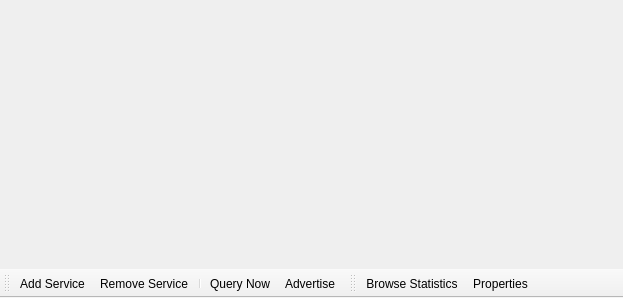
<?xml version="1.0" encoding="UTF-8"?>
<ui version="4.0">
 <class>CWidgetDiscovery</class>
 <widget class="QMainWindow" name="WidgetDiscovery">
  <property name="geometry">
   <rect>
    <x>0</x>
    <y>0</y>
    <width>623</width>
    <height>298</height>
   </rect>
  </property>
  <property name="windowTitle">
   <string>Discovery</string>
  </property>
  <property name="windowIcon">
   <iconset resource="../Resource.qrc">
    <normaloff>:/Resource/Network/Discovery.png</normaloff>:/Resource/Network/Discovery.png</iconset>
  </property>
  <widget class="QWidget" name="centralwidget">
   <layout class="QVBoxLayout" name="verticalLayoutDiscoveryTable">
    <property name="spacing">
     <number>0</number>
    </property>
    <property name="leftMargin">
     <number>0</number>
    </property>
    <property name="topMargin">
     <number>0</number>
    </property>
    <property name="rightMargin">
     <number>0</number>
    </property>
    <property name="bottomMargin">
     <number>0</number>
    </property>
   </layout>
  </widget>
  <widget class="QToolBar" name="toolBarControls">
   <property name="contextMenuPolicy">
    <enum>Qt::PreventContextMenu</enum>
   </property>
   <property name="windowTitle">
    <string>toolBar_2</string>
   </property>
   <property name="iconSize">
    <size>
     <width>16</width>
     <height>16</height>
    </size>
   </property>
   <property name="toolButtonStyle">
    <enum>Qt::ToolButtonTextBesideIcon</enum>
   </property>
   <property name="floatable">
    <bool>false</bool>
   </property>
   <attribute name="toolBarArea">
    <enum>BottomToolBarArea</enum>
   </attribute>
   <attribute name="toolBarBreak">
    <bool>false</bool>
   </attribute>
   <addaction name="actionDiscoveryAddService"/>
   <addaction name="actionDiscoveryRemoveService"/>
   <addaction name="separator"/>
   <addaction name="actionDiscoveryQueryNow"/>
   <addaction name="actionDiscoveryAdvertise"/>
  </widget>
  <widget class="QToolBar" name="toolBarProperties">
   <property name="contextMenuPolicy">
    <enum>Qt::PreventContextMenu</enum>
   </property>
   <property name="windowTitle">
    <string>toolBar_3</string>
   </property>
   <property name="iconSize">
    <size>
     <width>16</width>
     <height>16</height>
    </size>
   </property>
   <property name="toolButtonStyle">
    <enum>Qt::ToolButtonTextBesideIcon</enum>
   </property>
   <property name="floatable">
    <bool>false</bool>
   </property>
   <attribute name="toolBarArea">
    <enum>BottomToolBarArea</enum>
   </attribute>
   <attribute name="toolBarBreak">
    <bool>false</bool>
   </attribute>
   <addaction name="actionDiscoveryBrowseStatistics"/>
   <addaction name="actionDiscoveryProperties"/>
  </widget>
  <action name="actionDiscoveryAddService">
   <property name="icon">
    <iconset resource="../Resource.qrc">
     <normaloff>:/Resource/Generic/Add.png</normaloff>:/Resource/Generic/Add.png</iconset>
   </property>
   <property name="text">
    <string>Add Service</string>
   </property>
   <property name="toolTip">
    <string>Add Service</string>
   </property>
  </action>
  <action name="actionDiscoveryBrowseStatistics">
   <property name="icon">
    <iconset resource="../Resource.qrc">
     <normaloff>:/Resource/Network/BrowseStatistics.png</normaloff>:/Resource/Network/BrowseStatistics.png</iconset>
   </property>
   <property name="text">
    <string>Browse Statistics</string>
   </property>
   <property name="toolTip">
    <string>Browse Statistics</string>
   </property>
  </action>
  <action name="actionDiscoveryRemoveService">
   <property name="icon">
    <iconset resource="../Resource.qrc">
     <normaloff>:/Resource/Generic/Remove.png</normaloff>:/Resource/Generic/Remove.png</iconset>
   </property>
   <property name="text">
    <string>Remove Service</string>
   </property>
   <property name="toolTip">
    <string>Remove Service</string>
   </property>
  </action>
  <action name="actionDiscoveryQueryNow">
   <property name="icon">
    <iconset resource="../Resource.qrc">
     <normaloff>:/Resource/Network/QueryNow.png</normaloff>:/Resource/Network/QueryNow.png</iconset>
   </property>
   <property name="text">
    <string>Query Now</string>
   </property>
   <property name="toolTip">
    <string>Query Now</string>
   </property>
  </action>
  <action name="actionDiscoveryAdvertise">
   <property name="icon">
    <iconset resource="../Resource.qrc">
     <normaloff>:/Resource/Network/Advertise.png</normaloff>:/Resource/Network/Advertise.png</iconset>
   </property>
   <property name="text">
    <string>Advertise</string>
   </property>
   <property name="toolTip">
    <string>Advertise</string>
   </property>
  </action>
  <action name="actionDiscoveryProperties">
   <property name="icon">
    <iconset resource="../Resource.qrc">
     <normaloff>:/Resource/Generic/Properties.png</normaloff>:/Resource/Generic/Properties.png</iconset>
   </property>
   <property name="text">
    <string>Properties</string>
   </property>
   <property name="toolTip">
    <string>Properties</string>
   </property>
  </action>
 </widget>
 <resources>
  <include location="../Resource.qrc"/>
 </resources>
 <connections/>
</ui>
